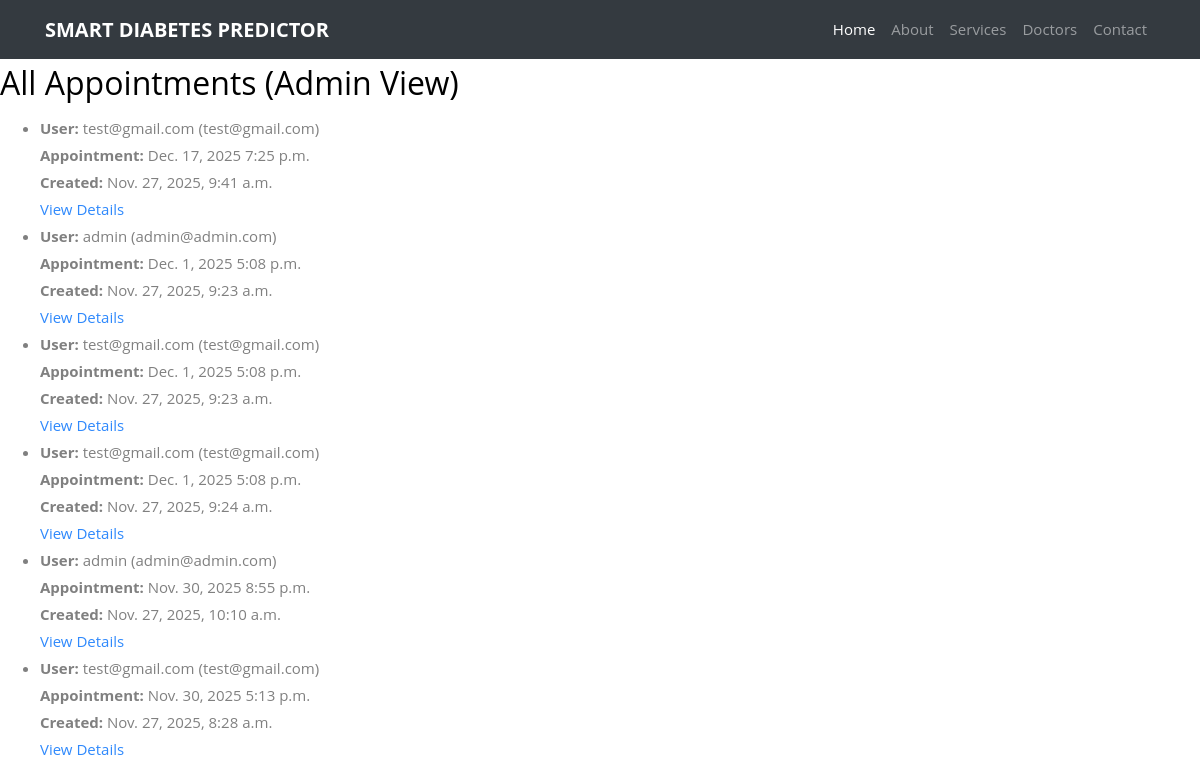
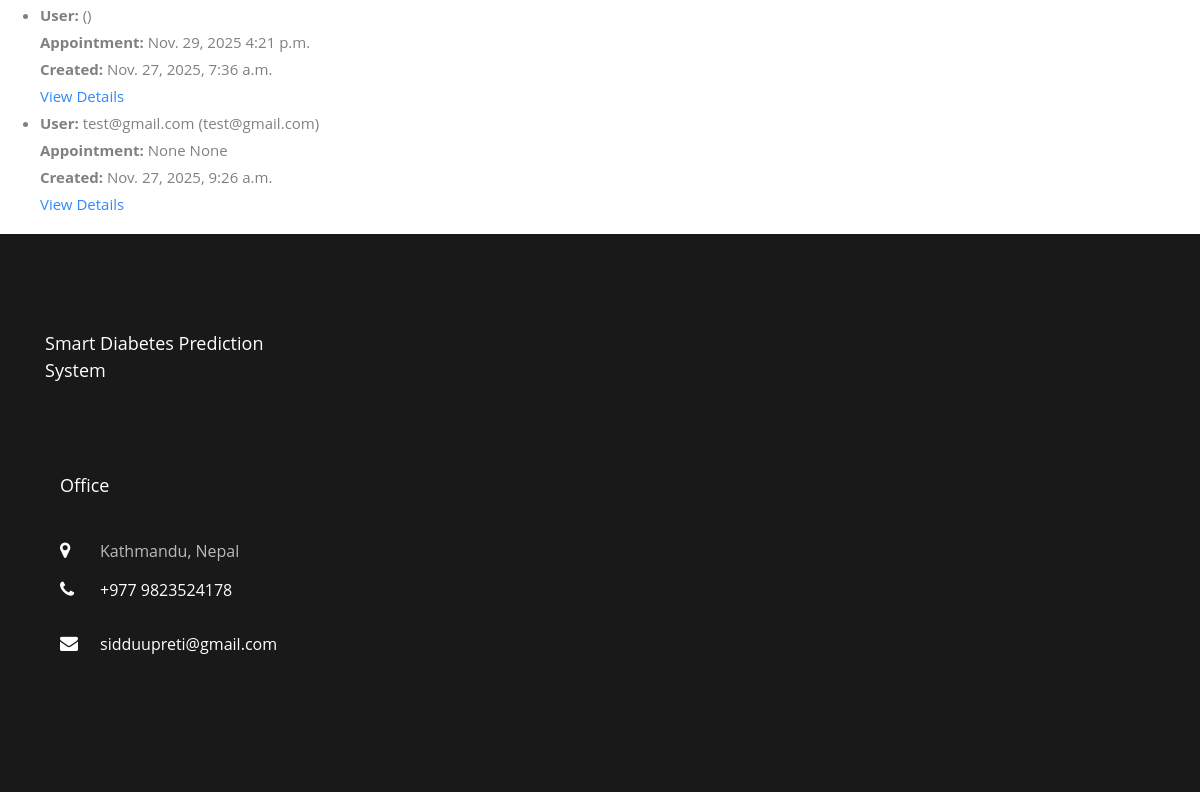
Before: /admin-appointments/ (signed in) with the older database file (2 pictures, top to bottom).
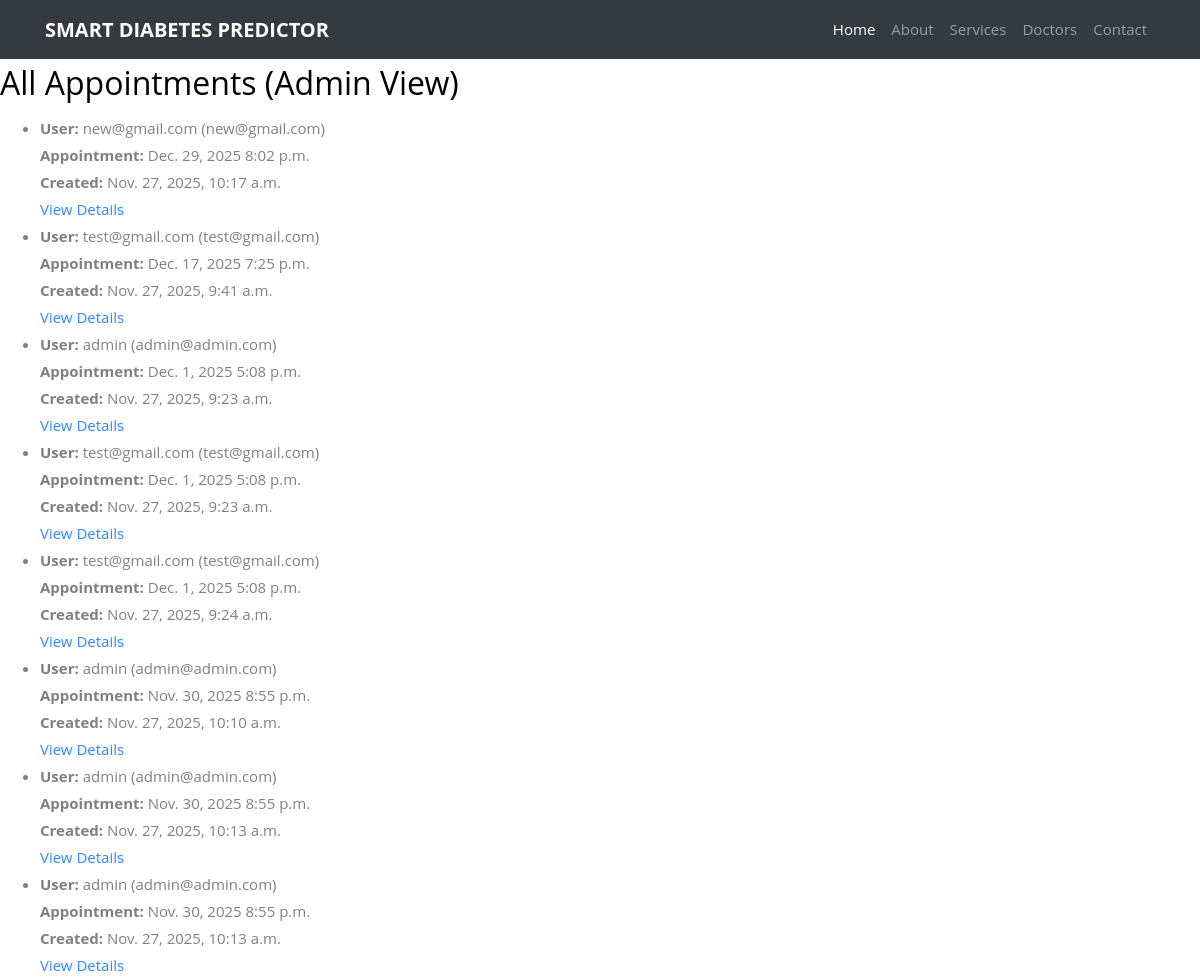
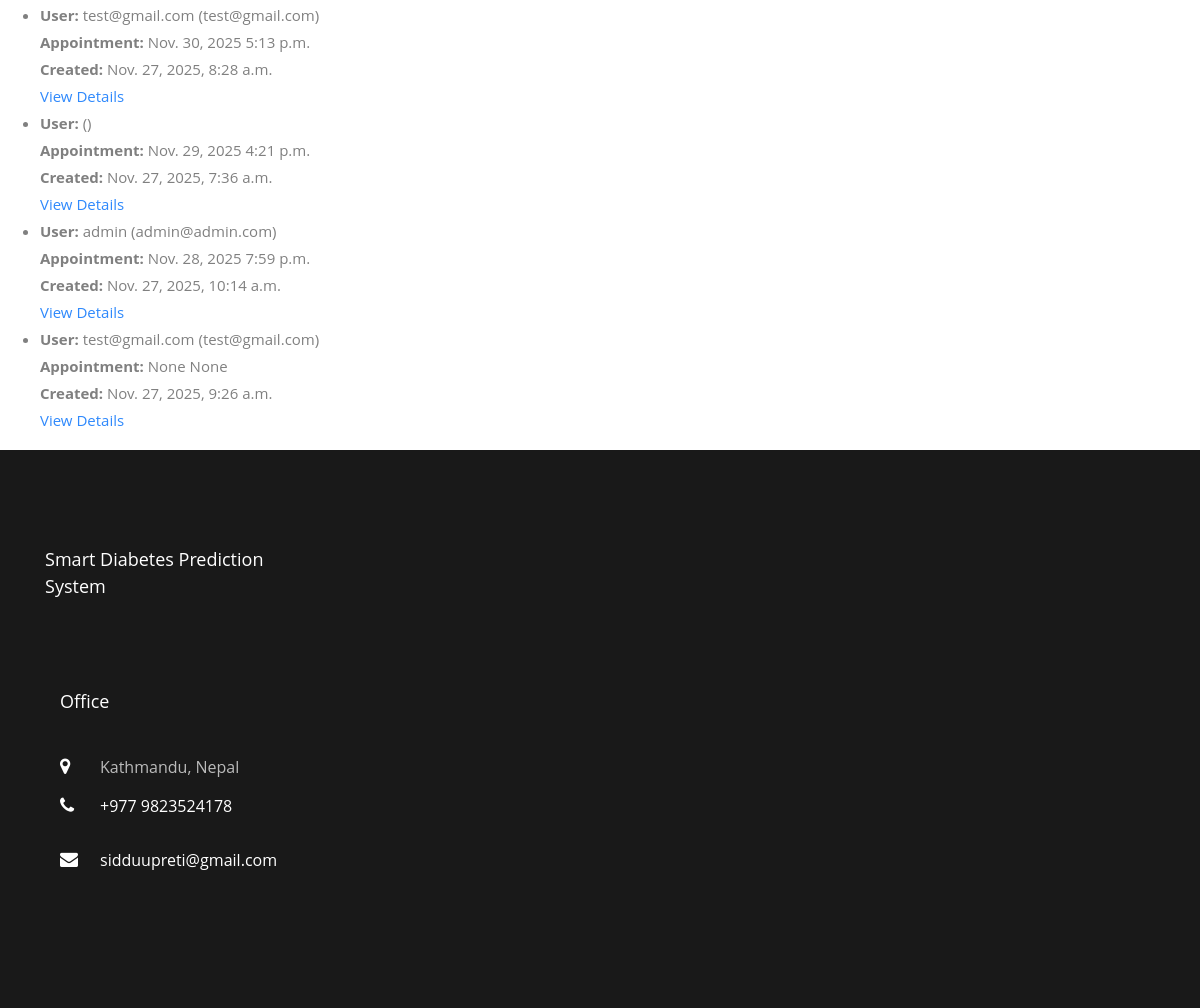
After: the same page with the newer database file (2 pictures, top to bottom).
### hospitalApp/models.py (models this page shows, shortened)
class DiabetesSubmission(models.Model):
    user = models.ForeignKey(User, null=True, blank=True, on_delete=models.SET_NULL)
    pregnancies = models.IntegerField(null=True, blank=True)
    glucose = models.FloatField(null=True, blank=True)
    bp = models.FloatField(null=True, blank=True)
    st = models.FloatField(null=True, blank=True)
    insulin = models.FloatField(null=True, blank=True)
    bmi = models.FloatField(null=True, blank=True)
    dp = models.FloatField(null=True, blank=True)
    age = models.IntegerField(null=True, blank=True)
    need_appointment = models.BooleanField(default=False)
    appointment_date = models.DateField(null=True, blank=True)
    appointment_time = models.TimeField(null=True, blank=True)
    created_at = models.DateTimeField(auto_now_add=True)

### hospitalApp/views.py (the view)
# urls.py: path("admin-appointments/", views.admin_appointments, name="admin_appointments"),
@staff_member_required
def admin_appointments(request):
    qs = DiabetesSubmission.objects.filter(need_appointment=True).order_by("-appointment_date", "-appointment_time")
    return render(request, "admin_appointments.html", {"appointments": qs})

### hospitalApp/templates/admin_appointments.html (shortened to what this page needs)
{% load static %}
{% include 'imports.html' %}
{% include 'navbar.html' %}
<!DOCTYPE html>
<html lang="en">
<head>
    <link rel="stylesheet" href="{% static 'style.css' %}">
</head>
<body>
    <main>
        <h2>All Appointments (Admin View)</h2>
        <ul>
          {% for a in appointments %}
            <li>
              <strong>User:</strong> {{ a.user.username }} ({{ a.user.email }})<br>
              <strong>Appointment:</strong> {{ a.appointment_date }} {{ a.appointment_time }}<br>
              <strong>Created:</strong> {{ a.created_at }}<br>
              <a href="{% url 'appointment_detail' a.pk %}">View Details</a>
            </li>
          {% empty %}
            <li>No appointments found.</li>
          {% endfor %}
        </ul>
    </main>
    <footer>
        {% include 'footer.html' %}
    </footer>
</body>
</html>

### hospitalApp/templates/imports.html (shortened to what this page needs)
{% load static %}
<head>
    <link rel="stylesheet" href="{% static 'front/css/open-iconic-bootstrap.min.css' %}">
    <link rel="stylesheet" href="{% static 'front/css/animate.css' %}">
    <link rel="stylesheet" href="{% static 'front/css/owl.carousel.min.css' %}">
    <link rel="stylesheet" href="{% static 'front/css/owl.theme.default.min.css' %}">
    <link rel="stylesheet" href="{% static 'front/css/magnific-popup.css' %}">
    <link rel="stylesheet" href="{% static 'front/css/aos.css' %}">
    <link rel="stylesheet" href="{% static 'front/css/ionicons.min.css' %}">
    <link rel="stylesheet" href="{% static 'front/css/bootstrap-datepicker.css' %}">
    <link rel="stylesheet" href="{% static 'front/css/jquery.timepicker.css' %}">
    <link rel="stylesheet" href="{% static 'front/css/flaticon.css' %}">
    <link rel="stylesheet" href="{% static 'front/css/icomoon.css' %}">
    <link rel="stylesheet" href="{% static 'front/css/style.css' %}">
</head>

### hospitalApp/templates/navbar.html (shortened to what this page needs)
{% load static %}
{% block content %}
<nav class="navbar navbar-expand-lg navbar-dark ftco_navbar bg-dark " id="ftco-navbar">
    <div class="container">
      <a class="navbar-brand" href="home">Smart Diabetes<span> Predictor</span></a>
      <div class="collapse navbar-collapse" id="ftco-nav">
        <ul class="navbar-nav ml-auto">
          <li class="nav-item active"><a href="home" class="nav-link">Home</a></li>
          <li class="nav-item"><a href="about" class="nav-link">About</a></li>
          <li class="nav-item"><a href="services" class="nav-link">Services</a></li>
          <li class="nav-item"><a href="doctors" class="nav-link">Doctors</a></li>
          <li class="nav-item"><a href="contact" class="nav-link">Contact</a></li>
        </ul>
      </div>
    </div>
  </nav>
{% endblock %}

### hospitalApp/templates/footer.html (shortened to what this page needs)
{% load static %}
{% block content %}
<footer class="ftco-footer ftco-bg-dark ftco-section">
    <div class="container">
        <div class="row mb-5">
            <div class="col-md-3">
                <div class="ftco-footer-widget mb-4">
                    <h2 class="ftco-heading-2">Smart Diabetes Prediction System</h2>
                </div>
            </div>
            <div class="col-md-2">
                </div>
            </div>
            <div class="col-md-3">
                <div class="ftco-footer-widget mb-4">
                    <h2 class="ftco-heading-2">Office</h2>
                    <div class="block-23 mb-3">
                        <ul>
                            <li><span class="icon icon-map-marker"></span><span class="text">Kathmandu, Nepal</span></li>
                            <li><a href="#"><span class="icon icon-phone"></span><span class="text">+977 9823524178</span></a></li>
                            <li><a href="#"><span class="icon icon-envelope"></span><span
                                        class="text">sidduupreti@gmail.com</span></a></li>
                        </ul>
                    </div>
                </div>
            </div>
        </div>
        <div class="row">
            <div class="col-md-12 text-center">
            </div>
        </div>
</footer>
{% endblock %}

### hospitalApp/templates/scripts.html (shortened to what this page needs)
{% load static %}

Changed rows visible on the page:
added DiabetesSubmission: user.username "new@gmail.com", user.email "new@gmail.com", appointment_date "Dec. 29, 2025", appointment_time "8:02 p.m.", created_at "Nov. 27, 2025, 10:17 a.m."
added DiabetesSubmission: user.username "admin", user.email "admin@admin.com", appointment_date "Nov. 30, 2025", appointment_time "8:55 p.m.", created_at "Nov. 27, 2025, 10:13 a.m."
added DiabetesSubmission: user.username "admin", user.email "admin@admin.com", appointment_date "Nov. 30, 2025", appointment_time "8:55 p.m.", created_at "Nov. 27, 2025, 10:13 a.m."
added DiabetesSubmission: user.username "admin", user.email "admin@admin.com", appointment_date "Nov. 28, 2025", appointment_time "7:59 p.m.", created_at "Nov. 27, 2025, 10:14 a.m."
